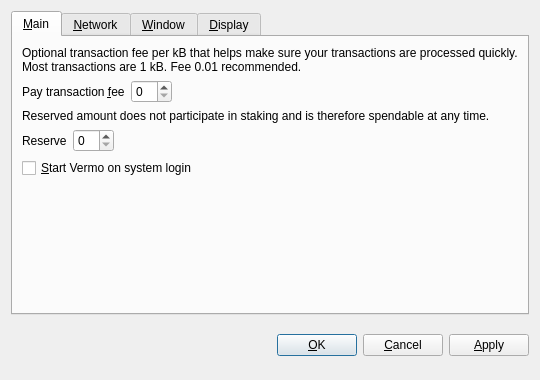
<?xml version="1.0" encoding="UTF-8"?>
<ui version="4.0">
 <class>OptionsDialog</class>
 <widget class="QDialog" name="OptionsDialog">
  <property name="geometry">
   <rect>
    <x>0</x>
    <y>0</y>
    <width>540</width>
    <height>380</height>
   </rect>
  </property>
  <property name="windowTitle">
   <string>Options</string>
  </property>
  <property name="modal">
   <bool>true</bool>
  </property>
  <layout class="QVBoxLayout" name="verticalLayout">
   <item>
    <widget class="QTabWidget" name="tabWidget">
     <property name="tabPosition">
      <enum>QTabWidget::North</enum>
     </property>
     <property name="currentIndex">
      <number>0</number>
     </property>
     <widget class="QWidget" name="tabMain">
      <attribute name="title">
       <string>&amp;Main</string>
      </attribute>
      <layout class="QVBoxLayout" name="verticalLayout_Main">
       <item>
        <widget class="QLabel" name="transactionFeeInfoLabel">
         <property name="text">
          <string>Optional transaction fee per kB that helps make sure your transactions are processed quickly. Most transactions are 1 kB. Fee 0.01 recommended.</string>
         </property>
         <property name="textFormat">
          <enum>Qt::PlainText</enum>
         </property>
         <property name="wordWrap">
          <bool>true</bool>
         </property>
        </widget>
       </item>
       <item>
        <layout class="QHBoxLayout" name="horizontalLayoutFee">
         <item>
          <widget class="QLabel" name="transactionFeeLabel">
           <property name="text">
            <string>Pay transaction &amp;fee</string>
           </property>
           <property name="textFormat">
            <enum>Qt::PlainText</enum>
           </property>
           <property name="buddy">
            <cstring>transactionFee</cstring>
           </property>
          </widget>
         </item>
         <item>
          <widget class="BitcoinAmountField" name="transactionFee"/>
         </item>
         <item>
          <spacer name="horizontalSpacerFee">
           <property name="orientation">
            <enum>Qt::Horizontal</enum>
           </property>
           <property name="sizeHint" stdset="0">
            <size>
             <width>40</width>
             <height>20</height>
            </size>
           </property>
          </spacer>
         </item>
        </layout>
       </item>
       <item>
        <widget class="QLabel" name="reserveBalanceInfoLabel">
         <property name="text">
          <string>Reserved amount does not participate in staking and is therefore spendable at any time.</string>
         </property>
         <property name="textFormat">
          <enum>Qt::PlainText</enum>
         </property>
         <property name="wordWrap">
          <bool>true</bool>
         </property>
        </widget>
       </item>
       <item>
        <layout class="QHBoxLayout" name="horizontalLayoutReserveBalance">
         <item>
          <widget class="QLabel" name="reserveBalanceLabel">
           <property name="text">
            <string>Reserve</string>
           </property>
           <property name="textFormat">
            <enum>Qt::PlainText</enum>
           </property>
           <property name="buddy">
            <cstring>reserveBalance</cstring>
           </property>
          </widget>
         </item>
         <item>
          <widget class="BitcoinAmountField" name="reserveBalance"/>
         </item>
         <item>
          <spacer name="horizontalSpacerReserveBalance">
           <property name="orientation">
            <enum>Qt::Horizontal</enum>
           </property>
           <property name="sizeHint" stdset="0">
            <size>
             <width>40</width>
             <height>20</height>
            </size>
           </property>
          </spacer>
         </item>
        </layout>
       </item>
       <item>
        <widget class="QCheckBox" name="bitcoinAtStartup">
         <property name="toolTip">
          <string>Automatically start Vermo after logging in to the system.</string>
         </property>
         <property name="text">
          <string>&amp;Start Vermo on system login</string>
         </property>
        </widget>
       </item>
       <item>
        <spacer name="verticalSpacer_Main">
         <property name="orientation">
          <enum>Qt::Vertical</enum>
         </property>
         <property name="sizeHint" stdset="0">
          <size>
           <width>20</width>
           <height>40</height>
          </size>
         </property>
        </spacer>
       </item>
      </layout>
     </widget>
     <widget class="QWidget" name="tabNetwork">
      <attribute name="title">
       <string>&amp;Network</string>
      </attribute>
      <layout class="QVBoxLayout" name="verticalLayout_Network">
       <item>
        <widget class="QCheckBox" name="mapPortUpnp">
         <property name="toolTip">
          <string>Automatically open the Vermo client port on the router. This only works when your router supports UPnP and it is enabled.</string>
         </property>
         <property name="text">
          <string>Map port using &amp;UPnP</string>
         </property>
        </widget>
       </item>
       <item>
        <widget class="QCheckBox" name="connectSocks">
         <property name="toolTip">
          <string>Connect to the Vermo network through a SOCKS5 proxy (e.g. when connecting through Tor).</string>
         </property>
         <property name="text">
          <string>&amp;Connect through SOCKS5 proxy:</string>
         </property>
        </widget>
       </item>
       <item>
        <layout class="QHBoxLayout" name="horizontalLayout_Network">
         <item>
          <widget class="QLabel" name="proxyIpLabel">
           <property name="text">
            <string>Proxy &amp;IP:</string>
           </property>
           <property name="textFormat">
            <enum>Qt::PlainText</enum>
           </property>
           <property name="buddy">
            <cstring>proxyIp</cstring>
           </property>
          </widget>
         </item>
         <item>
          <widget class="QValidatedLineEdit" name="proxyIp">
           <property name="maximumSize">
            <size>
             <width>140</width>
             <height>16777215</height>
            </size>
           </property>
           <property name="toolTip">
            <string>IP address of the proxy (e.g. 127.0.0.1)</string>
           </property>
          </widget>
         </item>
         <item>
          <widget class="QLabel" name="proxyPortLabel">
           <property name="text">
            <string>&amp;Port:</string>
           </property>
           <property name="textFormat">
            <enum>Qt::PlainText</enum>
           </property>
           <property name="buddy">
            <cstring>proxyPort</cstring>
           </property>
          </widget>
         </item>
         <item>
          <widget class="QLineEdit" name="proxyPort">
           <property name="maximumSize">
            <size>
             <width>55</width>
             <height>16777215</height>
            </size>
           </property>
           <property name="toolTip">
            <string>Port of the proxy (e.g. 9050)</string>
           </property>
          </widget>
         </item>
         <item>
          <spacer name="horizontalSpacer_Network">
           <property name="orientation">
            <enum>Qt::Horizontal</enum>
           </property>
           <property name="sizeHint" stdset="0">
            <size>
             <width>40</width>
             <height>20</height>
            </size>
           </property>
          </spacer>
         </item>
        </layout>
       </item>
       <item>
        <spacer name="verticalSpacer_Network">
         <property name="orientation">
          <enum>Qt::Vertical</enum>
         </property>
         <property name="sizeHint" stdset="0">
          <size>
           <width>20</width>
           <height>40</height>
          </size>
         </property>
        </spacer>
       </item>
      </layout>
     </widget>
     <widget class="QWidget" name="tabWindow">
      <attribute name="title">
       <string>&amp;Window</string>
      </attribute>
      <layout class="QVBoxLayout" name="verticalLayout_Window">
       <item>
        <widget class="QCheckBox" name="minimizeToTray">
         <property name="toolTip">
          <string>Show only a tray icon after minimizing the window.</string>
         </property>
         <property name="text">
          <string>&amp;Minimize to the tray instead of the taskbar</string>
         </property>
        </widget>
       </item>
       <item>
        <widget class="QCheckBox" name="minimizeOnClose">
         <property name="toolTip">
          <string>Minimize instead of exit the application when the window is closed. When this option is enabled, the application will be closed only after selecting Quit in the menu.</string>
         </property>
         <property name="text">
          <string>M&amp;inimize on close</string>
         </property>
        </widget>
       </item>
       <item>
        <spacer name="verticalSpacer_Window">
         <property name="orientation">
          <enum>Qt::Vertical</enum>
         </property>
         <property name="sizeHint" stdset="0">
          <size>
           <width>20</width>
           <height>40</height>
          </size>
         </property>
        </spacer>
       </item>
      </layout>
     </widget>
     <widget class="QWidget" name="tabDisplay">
      <attribute name="title">
       <string>&amp;Display</string>
      </attribute>
      <layout class="QVBoxLayout" name="verticalLayout_Display">
       <item>
        <layout class="QHBoxLayout" name="horizontalLayout_1_Display">
         <item>
          <widget class="QLabel" name="langLabel">
           <property name="text">
            <string>User Interface &amp;language:</string>
           </property>
           <property name="textFormat">
            <enum>Qt::PlainText</enum>
           </property>
           <property name="buddy">
            <cstring>lang</cstring>
           </property>
          </widget>
         </item>
         <item>
          <widget class="QValueComboBox" name="lang">
           <property name="toolTip">
            <string>The user interface language can be set here. This setting will take effect after restarting Vermo.</string>
           </property>
          </widget>
         </item>
        </layout>
       </item>
       <item>
        <layout class="QHBoxLayout" name="horizontalLayout_2_Display">
         <item>
          <widget class="QLabel" name="unitLabel">
           <property name="text">
            <string>&amp;Unit to show amounts in:</string>
           </property>
           <property name="textFormat">
            <enum>Qt::PlainText</enum>
           </property>
           <property name="buddy">
            <cstring>unit</cstring>
           </property>
          </widget>
         </item>
         <item>
          <widget class="QValueComboBox" name="unit">
           <property name="toolTip">
            <string>Choose the default subdivision unit to show in the interface and when sending coins.</string>
           </property>
          </widget>
         </item>
        </layout>
       </item>
       <item>
        <widget class="QCheckBox" name="coinControlFeatures">
         <property name="toolTip">
          <string>Whether to show coin control features or not.</string>
         </property>
         <property name="text">
          <string>Display coin &amp;control features (experts only!)</string>
         </property>
        </widget>
       </item>
       <item>
        <widget class="QCheckBox" name="minimizeCoinAge">
         <property name="toolTip">
          <string>Whether to select the coin outputs randomly or with minimal coin age.</string>
         </property>
         <property name="text">
          <string>Minimize weight consumption (experimental)</string>
         </property>
        </widget>
       </item>
       <item>
        <widget class="QCheckBox" name="useBlackTheme">
         <property name="text">
          <string>Use black visual theme (requires restart)</string>
         </property>
        </widget>
       </item>
       <item>
        <spacer name="verticalSpacer_Display">
         <property name="orientation">
          <enum>Qt::Vertical</enum>
         </property>
         <property name="sizeHint" stdset="0">
          <size>
           <width>20</width>
           <height>40</height>
          </size>
         </property>
        </spacer>
       </item>
      </layout>
     </widget>
    </widget>
   </item>
   <item>
    <layout class="QHBoxLayout" name="horizontalLayout_Buttons">
     <item>
      <spacer name="horizontalSpacer_1">
       <property name="orientation">
        <enum>Qt::Horizontal</enum>
       </property>
       <property name="sizeHint" stdset="0">
        <size>
         <width>40</width>
         <height>48</height>
        </size>
       </property>
      </spacer>
     </item>
     <item>
      <widget class="QLabel" name="statusLabel">
       <property name="font">
        <font>
         <weight>75</weight>
         <bold>true</bold>
        </font>
       </property>
       <property name="text">
        <string/>
       </property>
       <property name="textFormat">
        <enum>Qt::PlainText</enum>
       </property>
       <property name="wordWrap">
        <bool>true</bool>
       </property>
      </widget>
     </item>
     <item>
      <spacer name="horizontalSpacer_2">
       <property name="orientation">
        <enum>Qt::Horizontal</enum>
       </property>
       <property name="sizeHint" stdset="0">
        <size>
         <width>40</width>
         <height>48</height>
        </size>
       </property>
      </spacer>
     </item>
     <item>
      <widget class="QPushButton" name="okButton">
       <property name="text">
        <string>&amp;OK</string>
       </property>
      </widget>
     </item>
     <item>
      <widget class="QPushButton" name="cancelButton">
       <property name="text">
        <string>&amp;Cancel</string>
       </property>
       <property name="autoDefault">
        <bool>false</bool>
       </property>
      </widget>
     </item>
     <item>
      <widget class="QPushButton" name="applyButton">
       <property name="text">
        <string>&amp;Apply</string>
       </property>
       <property name="autoDefault">
        <bool>false</bool>
       </property>
      </widget>
     </item>
    </layout>
   </item>
  </layout>
 </widget>
 <customwidgets>
  <customwidget>
   <class>BitcoinAmountField</class>
   <extends>QSpinBox</extends>
   <header>bitcoinamountfield.h</header>
  </customwidget>
  <customwidget>
   <class>QValueComboBox</class>
   <extends>QComboBox</extends>
   <header>qvaluecombobox.h</header>
  </customwidget>
  <customwidget>
   <class>QValidatedLineEdit</class>
   <extends>QLineEdit</extends>
   <header>qvalidatedlineedit.h</header>
  </customwidget>
 </customwidgets>
 <resources/>
 <connections/>
</ui>
